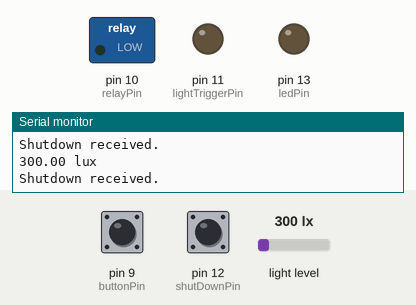
Recording of a sketch running on a simulated Arduino Uno, built with avr-gcc and run on an emulated ATmega328P. Shown: switched loads named in the sketch (green lamp = pin HIGH), output pins drawn as LEDs (lit = HIGH), the last lines printed to the serial monitor. Inputs (shaded band) come from the test bench; at power-on: pin 9 (buttonPin) LOW, pin 12 (shutDownPin) HIGH, light level 300 lx. The local clock reads 2024-03-15 10:24:30 at power-on unless the sketch sets it; pins used as bus, display or sensor lines are not drawn.

Above: at 1.7 s.
1.8 s: pin 9 (buttonPin) pulled HIGH for 1 s
At 2.5 s:
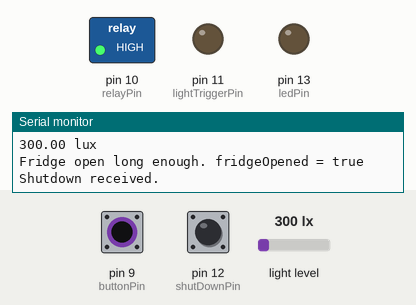
4.3 s: pin 12 (shutDownPin) pulled LOW for 0.15 s
At 4.9 s:
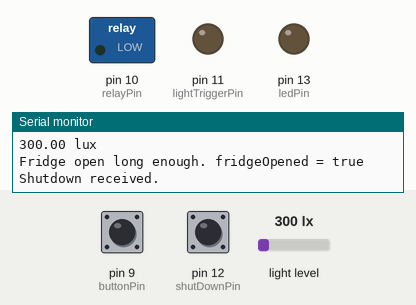
5.9 s: pin 9 (buttonPin) pulled HIGH for 3.2 s
At 7.1 s:
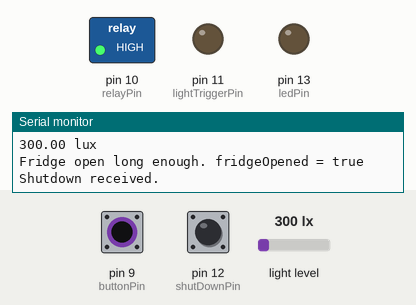
10.6 s: pin 12 (shutDownPin) pulled LOW for 1 s
At 12.2 s:
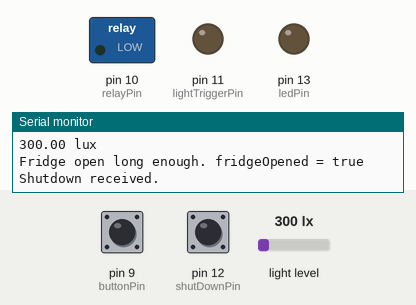
Timing chart, 0 to 13.7 s (numbered marks = the images above; inputs shaded):
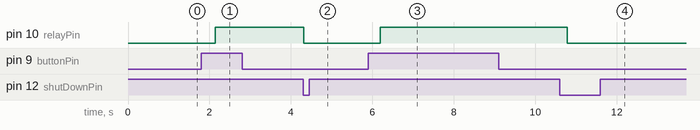

The sketch:

FridgeView_Hat.ino
```cpp
#include <Adafruit_Sensor.h>
#include <Wire.h>
#include <Adafruit_TSL2561_U.h>
#include <pgmspace.h>
#include "RTClib.h"

/*
 Debounce

 Each time the input pin goes from LOW to HIGH (e.g. because of a push-button
 press), the output pin is toggled from LOW to HIGH or HIGH to LOW.  There's
 a minimum delay between toggles to debounce the circuit (i.e. to ignore
 noise).

 The circuit:
 * LED attached from pin 13 to ground
 * pushbutton attached from pin 2 to +5V
 * 10K resistor attached from pin 2 to ground

 * Note: On most Arduino boards, there is already an LED on the board
 connected to pin 13, so you don't need any extra components for this example.

 */
 Adafruit_TSL2561_Unified tsl = Adafruit_TSL2561_Unified(TSL2561_ADDR_FLOAT, 12345);
 RTC_DS1307 rtc;

#include <SoftwareSerial.h>
// constants won't change. They're used here to
// set pin numbers:
const int buttonPin = 9;    // the number of the pushbutton pin
const int ledPin = 13;      // the number of the LED pin
const int relayPin = 10;
const int lightTriggerPin = 11;
const int buttonTriggerPin = 8;
const int shutDownPin = 12;

bool fridgeOpened = false;
  int openCounter = 0;
  int closeCounter = 0;
bool shutDownReceived = false;

DateTime startTime;

// Variables will change:
int ledState = LOW;         // the current state of the output pin
int buttonState;             // the current reading from the input pin
int lastButtonState = LOW;   // the previous reading from the input pin

// the following variables are unsigned long's because the time, measured in miliseconds,
// will quickly become a bigger number than can be stored in an int.
unsigned long lastDebounceTime = 0;  // the last time the output pin was toggled
unsigned long debounceDelay = 50;    // the debounce time; increase if the output flickers
  long randNumber;

void displaySensorDetails(void)
{
  sensor_t sensor;
  tsl.getSensor(&sensor);
  Serial.println("------------------------------------");
  Serial.print  ("Sensor:       "); Serial.println(sensor.name);
  Serial.print  ("Driver Ver:   "); Serial.println(sensor.version);
  Serial.print  ("Unique ID:    "); Serial.println(sensor.sensor_id);
  Serial.print  ("Max Value:    "); Serial.print(sensor.max_value); Serial.println(" lux");
  Serial.print  ("Min Value:    "); Serial.print(sensor.min_value); Serial.println(" lux");
  Serial.print  ("Resolution:   "); Serial.print(sensor.resolution); Serial.println(" lux");
  Serial.println("------------------------------------");
  Serial.println("");
  delay(500);
}

void configureSensor(void)
{
  /* You can also manually set the gain or enable auto-gain support */
  // tsl.setGain(TSL2561_GAIN_1X);      /* No gain ... use in bright light to avoid sensor saturation */
  // tsl.setGain(TSL2561_GAIN_16X);     /* 16x gain ... use in low light to boost sensitivity */
  tsl.enableAutoRange(true);            /* Auto-gain ... switches automatically between 1x and 16x */

  /* Changing the integration time gives you better sensor resolution (402ms = 16-bit data) */
  tsl.setIntegrationTime(TSL2561_INTEGRATIONTIME_13MS);      /* fast but low resolution */
  // tsl.setIntegrationTime(TSL2561_INTEGRATIONTIME_101MS);  /* medium resolution and speed   */
  // tsl.setIntegrationTime(TSL2561_INTEGRATIONTIME_402MS);  /* 16-bit data but slowest conversions */

  /* Update these values depending on what you've set above! */
  Serial.println("------------------------------------");
  Serial.print  ("Gain:         "); Serial.println("Auto");
  Serial.print  ("Timing:       "); Serial.println("13 ms");
  Serial.println("------------------------------------");
}

void setup() {
  pinMode(buttonPin, INPUT);
  pinMode(ledPin, OUTPUT);
  pinMode(relayPin,OUTPUT);
  pinMode(buttonTriggerPin, OUTPUT);
  pinMode(lightTriggerPin, OUTPUT);
  pinMode(shutDownPin, INPUT);
  Serial.begin(9600);


  digitalWrite(relayPin,LOW);
  digitalWrite(buttonTriggerPin, LOW);
  digitalWrite(lightTriggerPin, LOW);
  digitalWrite(shutDownPin, LOW);

  // set initial LED state
  digitalWrite(ledPin, ledState);

  Serial.begin(57600);
  Serial.println("Light Sensor Test"); Serial.println("");


  /* Initialise the sensor */
  if(!tsl.begin())
  {
  /* There was a problem detecting the TSL2561 ... check your connections */
  Serial.print("Ooops, no TSL2561 detected ... Check your wiring or I2C ADDR!");
    while(1);
  }

  /* Display some basic information on this sensor */
  displaySensorDetails();

  /* Setup the sensor gain and integration time */
  configureSensor();

  /* We're ready to go! */
  Serial.println("");

  if (! rtc.begin()) {
    Serial.println("Couldn't find RTC");
    while (1);
  }

  if (! rtc.isrunning()) {
    Serial.println("RTC is NOT running!");
    // following line sets the RTC to the date & time this sketch was compiled
    rtc.adjust(DateTime(F(__DATE__), F(__TIME__)));
    // This line sets the RTC with an explicit date & time, for example to set
    // January 21, 2014 at 3am you would call:
    // rtc.adjust(DateTime(2014, 1, 21, 3, 0, 0));
  }

  startTime = rtc.now();


}

void loop() {
  // read the state of the switch into a local variable:
  int reading = digitalRead(buttonPin);

  // check to see if you just pressed the button
  // (i.e. the input went from LOW to HIGH),  and you've waited
  // long enough since the last press to ignore any noise:

  // If the switch changed, due to noise or pressing:
  if (reading != lastButtonState) {
    // reset the debouncing timer
    lastDebounceTime = millis();
  }

  if ((millis() - lastDebounceTime) > debounceDelay) {
    // whatever the reading is at, it's been there for longer
    // than the debounce delay, so take it as the actual current state:

    // if the button state has changed:
    if (reading != buttonState) {
      buttonState = reading;

      // only toggle the relay if the new button state is HIGH
      if (buttonState == HIGH) {
        digitalWrite(relayPin,HIGH);
        digitalWrite(buttonTriggerPin,HIGH);
        digitalWrite(lightTriggerPin,LOW);
        Serial.println("Button pressed");
      }
    }
  }

  lastButtonState = reading;

  /* Get a new sensor event */
  sensors_event_t event;
  tsl.getEvent(&event);
  DateTime now = rtc.now();

  //after testing make this 4 hours
  if(now.unixtime() - startTime.unixtime() >= 900)
  {
      digitalWrite(relayPin,HIGH);
      digitalWrite(lightTriggerPin,HIGH);
      digitalWrite(buttonTriggerPin,HIGH);
      startTime = now;
  }

  /* Display the results (light is measured in lux) */
  if (event.light)
  {
    Serial.print(event.light); Serial.println(" lux");
    if(event.light > 75)
    {
      //open
      closeCounter =  0;
      openCounter++;
      if(openCounter > 5) {
        fridgeOpened = true;
        Serial.println("Fridge open long enough. fridgeOpened = true");
      }
      if (openCounter > 100000) {
        openCounter = 5;
      }
    }
    if(event.light <= 75)
    {
      //close
      openCounter = 0;
      closeCounter++;
      //after testing make this 150
      if(closeCounter > 150 && fridgeOpened){
        //turn on pi!
        digitalWrite(relayPin,HIGH);
        digitalWrite(lightTriggerPin,HIGH);
        digitalWrite(buttonTriggerPin,LOW);
        fridgeOpened = false;
        Serial.println("Light trigger conditions satisfied. Turning on pi");
      }
      if(closeCounter > 1000000) {
        closeCounter = 150;
      }

    }
  }
  else
  {
    /* If event.light = 0 lux the sensor is probably saturated
       and no reliable data could be generated! */
    Serial.println("Sensor overload");
  }

  if(digitalRead(shutDownPin)==0 && shutDownReceived)
  {
    digitalWrite(relayPin,LOW);
    shutDownReceived = false;
    digitalWrite(lightTriggerPin,LOW);
    digitalWrite(buttonTriggerPin,LOW);
    Serial.println("Shutting down pi.");
  }

  if(digitalRead(shutDownPin)==1)
  {
    shutDownReceived = true;
    Serial.println("Shutdown received.");
  }


  delay(250);


}
```

Measured:
- after the input at 1.8 s, pin 10 (relayPin): LOW → HIGH after 0.35 s
- after the input at 4.3 s, pin 10 (relayPin): HIGH → LOW at once
- after the input at 5.9 s, pin 10 (relayPin): LOW → HIGH after 0.29 s
- after the input at 10.6 s, pin 10 (relayPin): HIGH → LOW after 0.19 s
